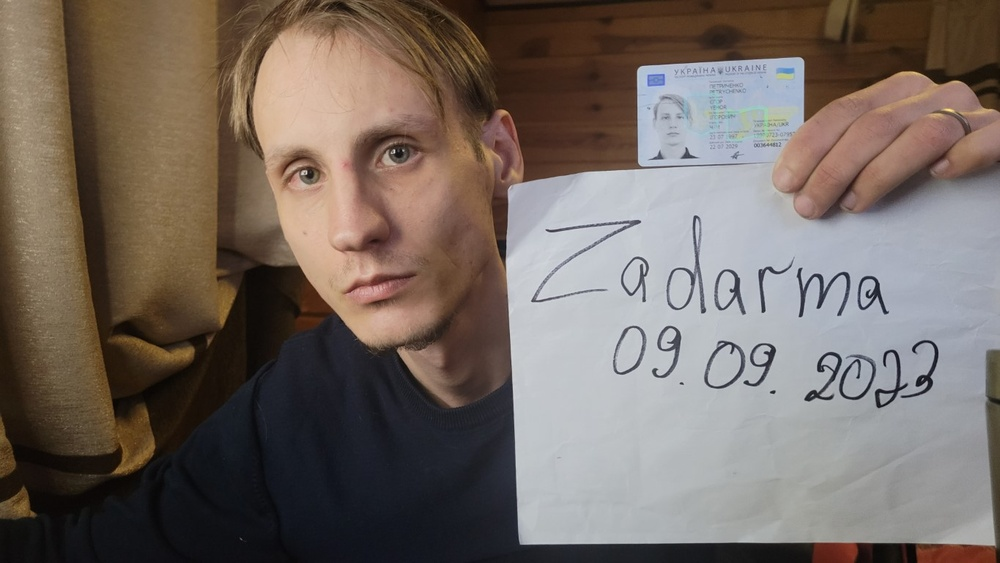
#> input picture image.jpg, 1000 x 563 px, shrunk from 1365 x 768 before the run
$ python main.py
#> lines starting #> are read from the running program, lines starting #| are printed output that depends on the picture
import cv2
import matplotlib.pyplot as plt
import numpy as np

# Загрузка исходного изображения и изображения для сравнения
img1 = cv2.imread('image.jpg', cv2.IMREAD_GRAYSCALE)  # Исходное изображение
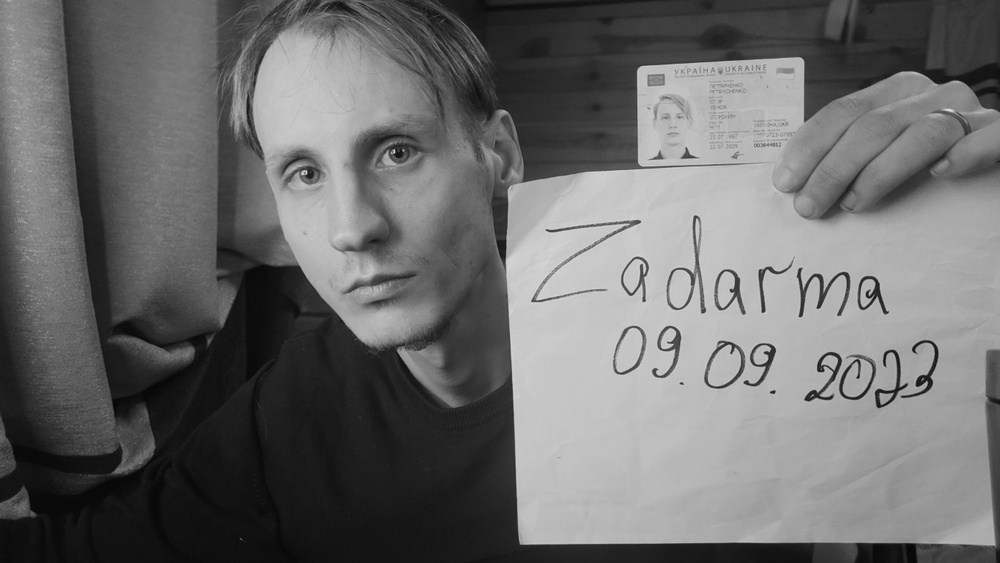
#> img1: shape (563, 1000); min 5, max 226, mean 108
images =  ['image2.jpg'] # Пути к изображениям в массиве

# Инициализация SIFT детектора
sift = cv2.SIFT_create()

# Нахождение ключевых точек и дескрипторов исходного изображения
kp1, des1 = sift.detectAndCompute(img1, None)
#> kp1 = 821 keypoints; strongest (x, y, size): (773, 392, 2.7), (746, 382, 3.2), (858, 377, 2.1), (394, 151, 2.1)

# Инициализация BFMatcher
bf = cv2.BFMatcher()

MIN_MATCH_COUNT = 10  # Define the variable before using it

for img_path in images:
    img2 = cv2.imread(img_path, cv2.IMREAD_GRAYSCALE)  # Загрузка изображения из массива
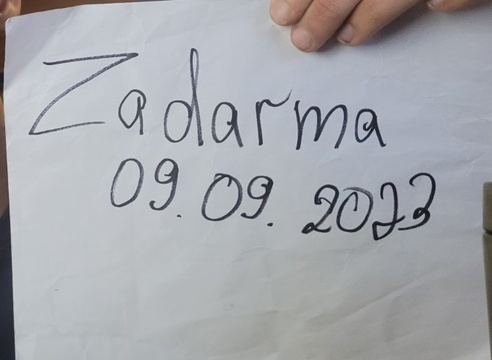
#> input picture image2.jpg, 492 x 360 px, shrunk from 672 x 492 before the run
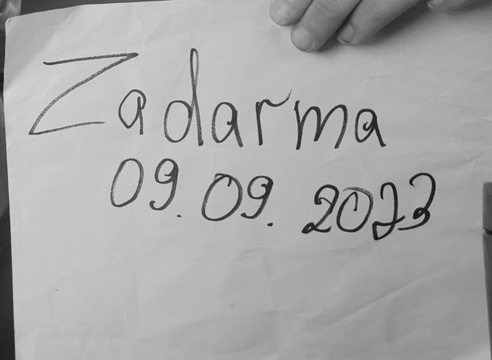
#> img2: shape (360, 492); min 10, max 220, mean 168.6
    kp2, des2 = sift.detectAndCompute(img2, None)  # Ключевые точки и дескрипторы изображения из массива
#> kp2 = 343 keypoints; strongest (x, y, size): (270, 224, 2.7), (244, 215, 3.2), (179, 216, 2), (355, 209, 2.2)

    # Сопоставление дескрипторов с использованием BFMatcher
    matches = bf.knnMatch(des1, des2, k=2)
#> matches = 821 matches

    # Отсеивание ложных совпадений с использованием теста отношения Лоу
    good = []
    for m, n in matches:
        if m.distance < 0.75 * n.distance:
            good.append([m])
#> after the loop, good = 225 matches

    # Проверка наличия объекта по количеству хороших совпадений
    if len(good) > MIN_MATCH_COUNT:
        print(f"Объект найден на изображении {img_path} с {len(good)} хорошими совпадениями.")
#| Объект найден на изображении image2.jpg с 225 хорошими совпадениями.
    else:
        print(f"Объект не найден на изображении {img_path}.")
